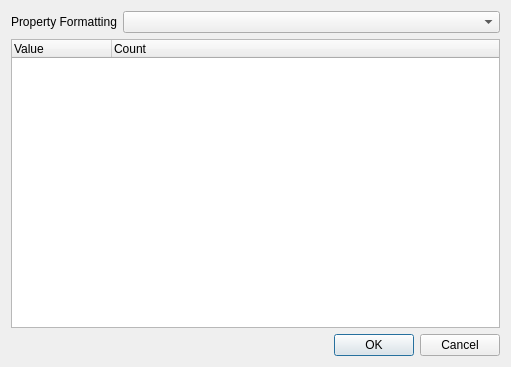
<?xml version="1.0" encoding="UTF-8"?>
<ui version="4.0">
 <class>StatisticsResultDialog</class>
 <widget class="QDialog" name="StatisticsResultDialog">
  <property name="geometry">
   <rect>
    <x>0</x>
    <y>0</y>
    <width>511</width>
    <height>367</height>
   </rect>
  </property>
  <property name="windowTitle">
   <string>Dialog</string>
  </property>
  <layout class="QVBoxLayout" name="verticalLayout">
   <item>
    <layout class="QHBoxLayout" name="horizontalLayout">
     <item>
      <widget class="QLabel" name="lblPropFmt">
       <property name="sizePolicy">
        <sizepolicy hsizetype="Maximum" vsizetype="Preferred">
         <horstretch>0</horstretch>
         <verstretch>0</verstretch>
        </sizepolicy>
       </property>
       <property name="text">
        <string>Property Formatting</string>
       </property>
      </widget>
     </item>
     <item>
      <widget class="QComboBox" name="comboPropFmt"/>
     </item>
    </layout>
   </item>
   <item>
    <widget class="QTreeWidget" name="treeWidget">
     <column>
      <property name="text">
       <string>Value</string>
      </property>
     </column>
     <column>
      <property name="text">
       <string>Count</string>
      </property>
     </column>
    </widget>
   </item>
   <item>
    <widget class="QDialogButtonBox" name="buttonBox">
     <property name="orientation">
      <enum>Qt::Horizontal</enum>
     </property>
     <property name="standardButtons">
      <set>QDialogButtonBox::Cancel|QDialogButtonBox::Ok</set>
     </property>
    </widget>
   </item>
  </layout>
 </widget>
 <resources/>
 <connections>
  <connection>
   <sender>buttonBox</sender>
   <signal>accepted()</signal>
   <receiver>StatisticsResultDialog</receiver>
   <slot>accept()</slot>
   <hints>
    <hint type="sourcelabel">
     <x>248</x>
     <y>254</y>
    </hint>
    <hint type="destinationlabel">
     <x>157</x>
     <y>274</y>
    </hint>
   </hints>
  </connection>
  <connection>
   <sender>buttonBox</sender>
   <signal>rejected()</signal>
   <receiver>StatisticsResultDialog</receiver>
   <slot>reject()</slot>
   <hints>
    <hint type="sourcelabel">
     <x>316</x>
     <y>260</y>
    </hint>
    <hint type="destinationlabel">
     <x>286</x>
     <y>274</y>
    </hint>
   </hints>
  </connection>
 </connections>
</ui>
